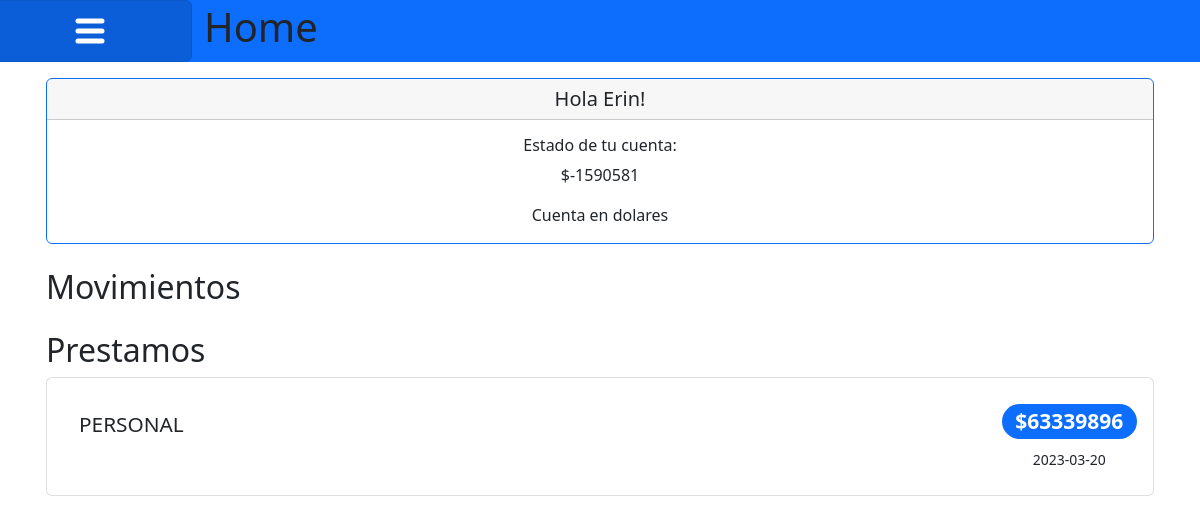
The app's page /clientes/2/ (signed in) with its own data.
### cuentas/models.py (models this page shows, shortened)
class Cliente(models.Model):
    customer_id = models.AutoField(primary_key=True)
    customer_name = models.TextField()
    customer_surname = models.TextField()  # This field type is a guess.
    customer_dni = models.TextField(db_column='customer_DNI')  # Field name made lowercase.
    dob = models.TextField(blank=True, null=True)
    branch_id = models.IntegerField()
    tipo_cliente = models.IntegerField(null =True, blank=True)
    is_employee = models.BooleanField(default=False)
    user = models.OneToOneField(User,null =True, blank=True, on_delete=models.CASCADE)
    class Meta:
        managed = True
        db_table = 'cliente'

class Cuenta(models.Model):
    account_id = models.AutoField(primary_key=True)
    customer_id = models.ForeignKey(
        Cliente,
        null =True, blank=True,
        on_delete=models.CASCADE,
        db_column="customer_id",
        related_name="cuentas",
        )
    balance = models.IntegerField()
    iban = models.TextField()
    tipo_cuenta = models.ForeignKey('TipoCuenta', models.DO_NOTHING, blank=True, null=True)
    class Meta:
        managed = True
        db_table = 'cuenta'

class TipoCuenta(models.Model):
    tipo_cuenta_id = models.AutoField(primary_key=True)
    tipo_cuenta_nombre = models.TextField()
    class Meta:
        managed = False
        db_table = 'tipo_cuenta'

class Prestamo(models.Model):
    loan_id = models.AutoField(primary_key=True)
    loan_type = models.TextField()
    loan_date = models.TextField()
    loan_total = models.IntegerField()
    customer = models.ForeignKey(Cliente,models.DO_NOTHING, null=False,blank=False)
    class Meta:
        managed = False
        db_table = 'prestamo'

### clientes/views.py (the view)
# urls.py: path('<int:customer_id>/', views.detail, name='clientes-detail'),
@login_required(login_url="/login/")
def detail(request,customer_id):
    cuenta = Cuenta.objects.get(customer_id=customer_id)
    movimientos= Movimientos.objects.filter(account_id = cuenta.account_id)
    prestamos= Prestamo.objects.filter(customer_id = customer_id)
    context = dict(cuenta=cuenta,movimientos=movimientos,prestamos=prestamos)
    return render(request,"clientes/index.html",context)

### clientes/templates/clientes/index.html (shortened to what this page needs)
<!DOCTYPE html>
<html lang="es">
<head>
    <link href="https://cdn.jsdelivr.net/npm/bootstrap@5.2.0-beta1/dist/css/bootstrap.min.css" rel="stylesheet">
    <link rel="stylesheet" href="/static/clientes/principal.css">
    <link rel="stylesheet" href="/static/clientes/sidebar.css">
</head>
<body>
    <header>
        <div class="row align-items-center bg-primary">
            <a class="btn btn-primary col-2" data-bs-toggle="offcanvas" href="#offcanvas" role="button" aria-controls="offcanvasExample">
            </a>
            <h1 class="col-10" id="headertext">
                Home
            </h1>
        </div>
    </header>
    <main>
        <div class="container px-3">
          <div class=" card card text-center border-primary my-3 ">
            <h5 class="card-header">Hola {{ request.user.cliente.customer_name}}!</h5>
              <div class="card-body">
                <h6 class="card-title">Estado de tu cuenta:</h6>
                <p class="card-text"> ${{cuenta.balance}} </p>
                <p class="card-text"> {{ cuenta.tipo_cuenta.tipo_cuenta_nombre}} </p>
              </div>
        </div>
        </div>
            <div class="container py-2 px-3" >
                <h2>Movimientos</h2>
            </div>
        <div class="container py-2 px-3" >
            <h2>Prestamos</h2>
                <ol class="list-group list-group">
                    {% for p in prestamos %}
                    <li class="list-group-item d-flex justify-content-between align-items-start">
                        <div class="ms-3 me-auto">
                        <h4><div>{{p.loan_type}}</div></h4>
                        </div>
                        <pc class="text-center"></p>
                        <h3><span class="badge bg-primary rounded-pill">${{ p.loan_total }}</span></h3>
                        <p class="text-center"><small>{{ p.loan_date }}</small></p>
                    </li>
                    {% endfor %}
                </ol>
        </div>
    </main>
</body>
</html>

### clientes/static/clientes/principal.css (style rules this page uses)
h4 { font-size: 1.3rem; display: flex; align-items: center; position: relative; position: absolute; top: 50%; margin-top: -25px; }

### records on screen
Cuenta: balance "-1590581", tipo_cuenta.tipo_cuenta_nombre "Cuenta en dolares"
Prestamo: loan_type "PERSONAL", loan_total "63339896", loan_date "2023-03-20"

### other values on screen
{{ request.user.cliente.customer_name }} "Erin"
